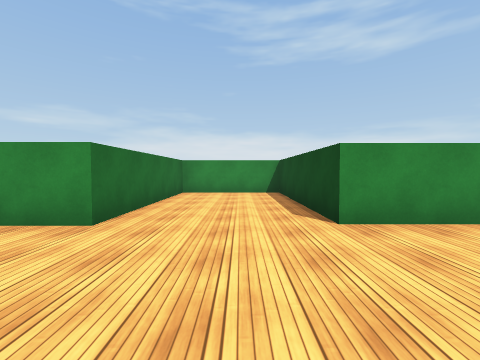
View 1 (above)

23 first-person views from a walk through a scene from a Unity 3-D project. The camera is 1.3 m above the floor, tilts 2° down and sees 90° across. The floor is counted in squares, 2 m on a side. Each view is taken from the middle of a square. On the plan, view 1 faces up. The plan holds only what a view shows up to about 9 squares ahead; the rest is blank. The place goes on beyond the plan. The player is left out. Surface patterns are stand-ins for the level's own textures.

View 2
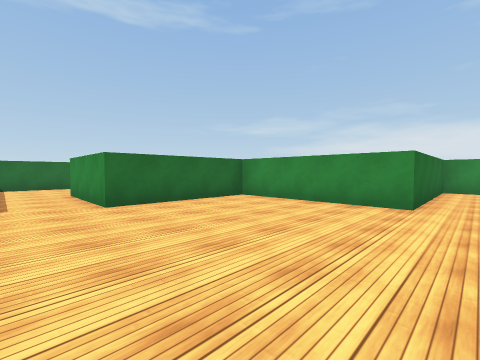

View 3
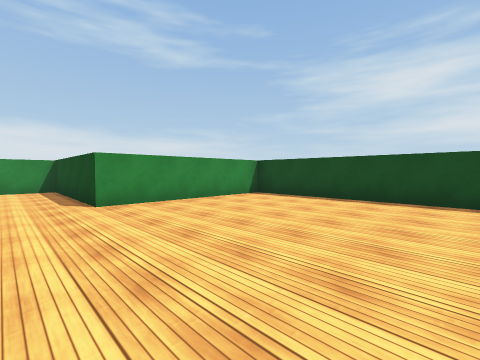

View 4
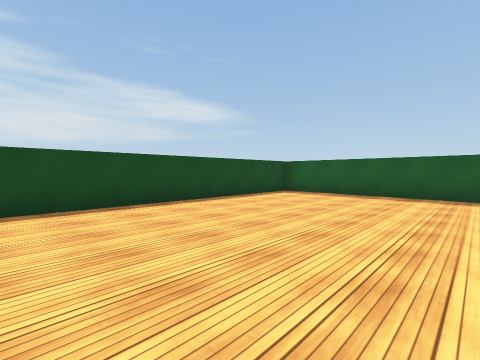

View 5
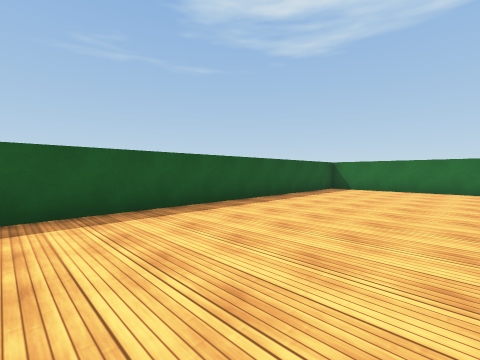

View 6
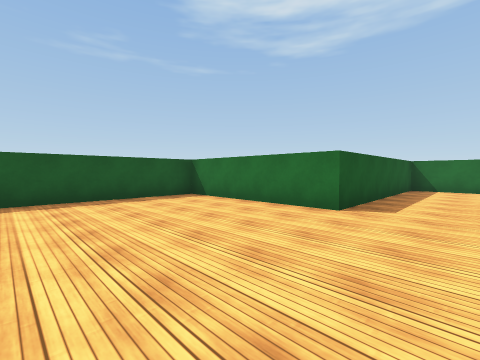

View 7
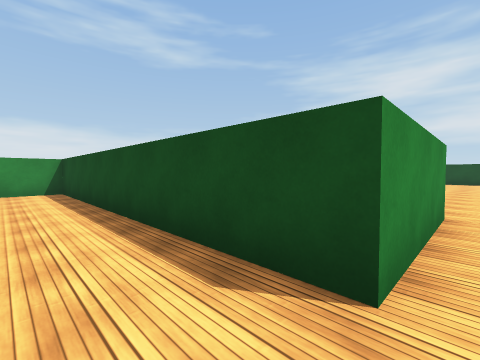

View 8
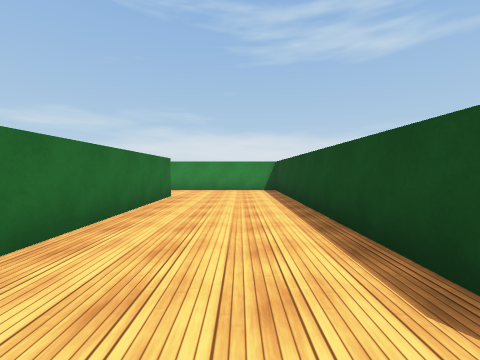

View 9
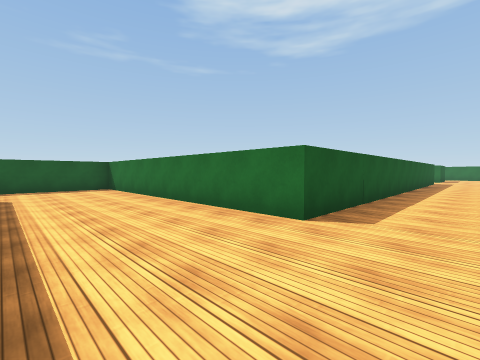

View 10
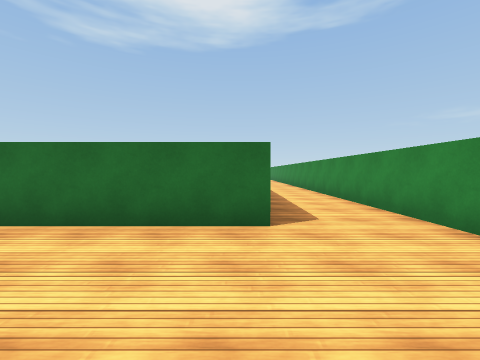

View 11
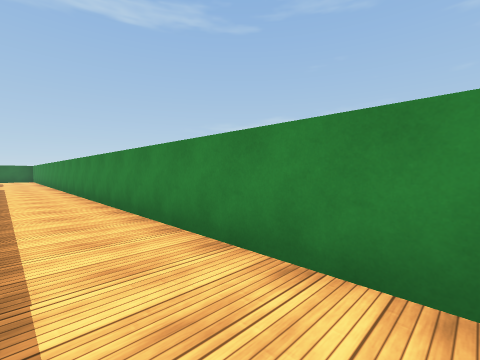

View 12
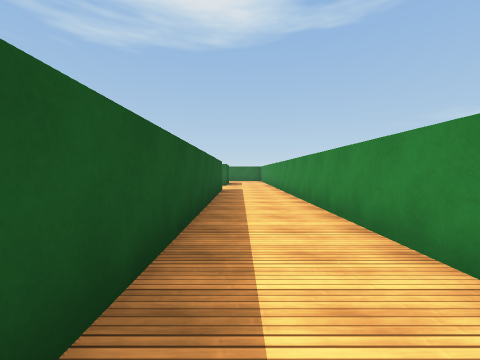

View 13
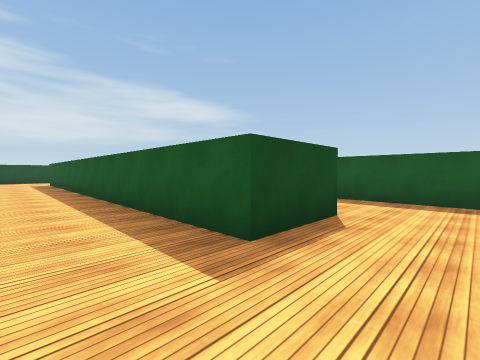

View 14
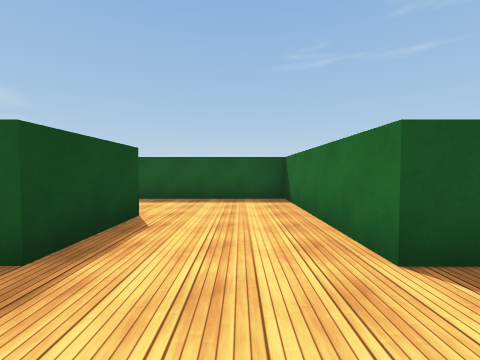

View 15
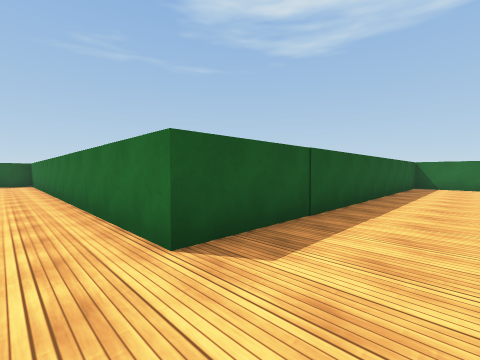

View 16
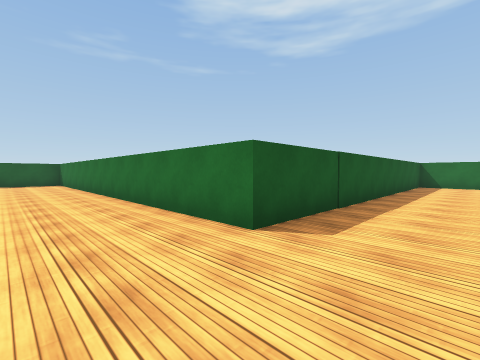

View 17
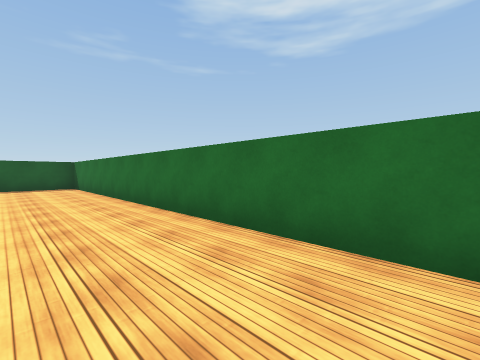

View 18
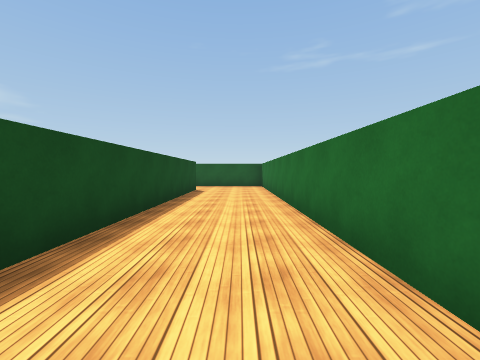

View 19
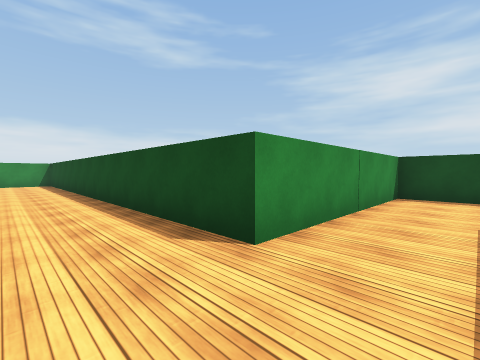

View 20
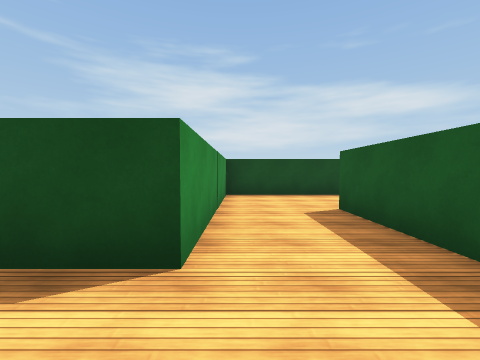

View 21
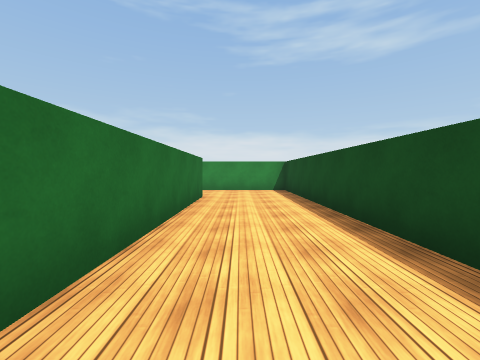

View 22
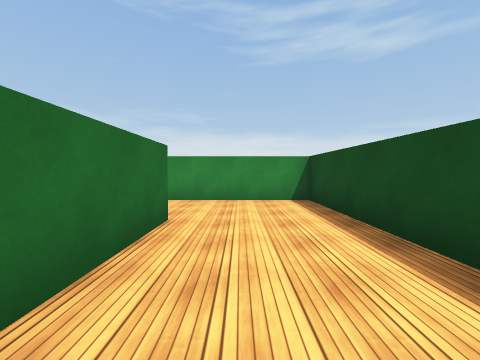

View 23
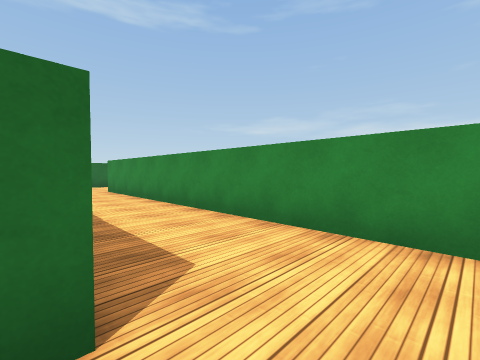

### Floor plan
Ten units are one square. View 1 is at (0, 0); x grows to the right and y downward. Boxes are objects, and circles mark ways between rooms. Rooms are numbered by the first view taken in them; rooms with no view inside come last. Other rooms are left out.
<svg viewBox="-280 -79 342 203">
<path fill="none" stroke="#000" d="M-245 -54 -118 -54 -118 26 -60 26 -60 70 57 70 57 -29 12 -29 12 -74 -18 -74 -18 -29 -58 -29 -58 7 -87 7 -87 -74 -249 -74M-275 -54 -271 -54M-93 119 -93 86 -144 86 -144 -35 -245 -35 -245 -54M-271 -54 -271 -12 -170 -12 -170 107 -118 107"/>
<circle cx="-255" cy="-45" r="3" fill="#2a7"/>
<text x="-50" y="-10">1</text>
<text x="-160" y="30">2</text>
</svg>
Room 1 opens to room 2.

Where each view was taken, in squares from view 1:
view 1: 0 up, 0 right, facing up
view 2: 2 down, 1 left, facing up-left
view 3: 2 down, 0 right, facing up-right
view 4: 0 up, 1 right, facing down-right
view 5: 3 down, 3 right, facing down-left
view 6: 1 down, 2 left, facing down-left
view 7: 1 down, 10 left, facing up-right
view 8: 1 down, 10 left, facing up
view 9: 7 up, 9 left, facing down-left
view 10: 5 up, 9 left, facing left
view 11: 6 up, 13 left, facing up-left
view 12: 6 up, 16 left, facing left
view 13: 7 up, 26 left, facing down-right
view 14: 7 up, 26 left, facing down
view 15: 3 up, 16 left, facing down-left
view 16: 3 up, 15 left, facing down-left
view 17: 0 up, 15 left, facing down-left
view 18: 0 up, 16 left, facing down
view 19: 10 down, 16 left, facing up-right
view 20: 9 down, 16 left, facing right
view 21: 5 down, 16 left, facing up
view 22: 2 down, 16 left, facing up
view 23: 1 up, 16 left, facing up-left
